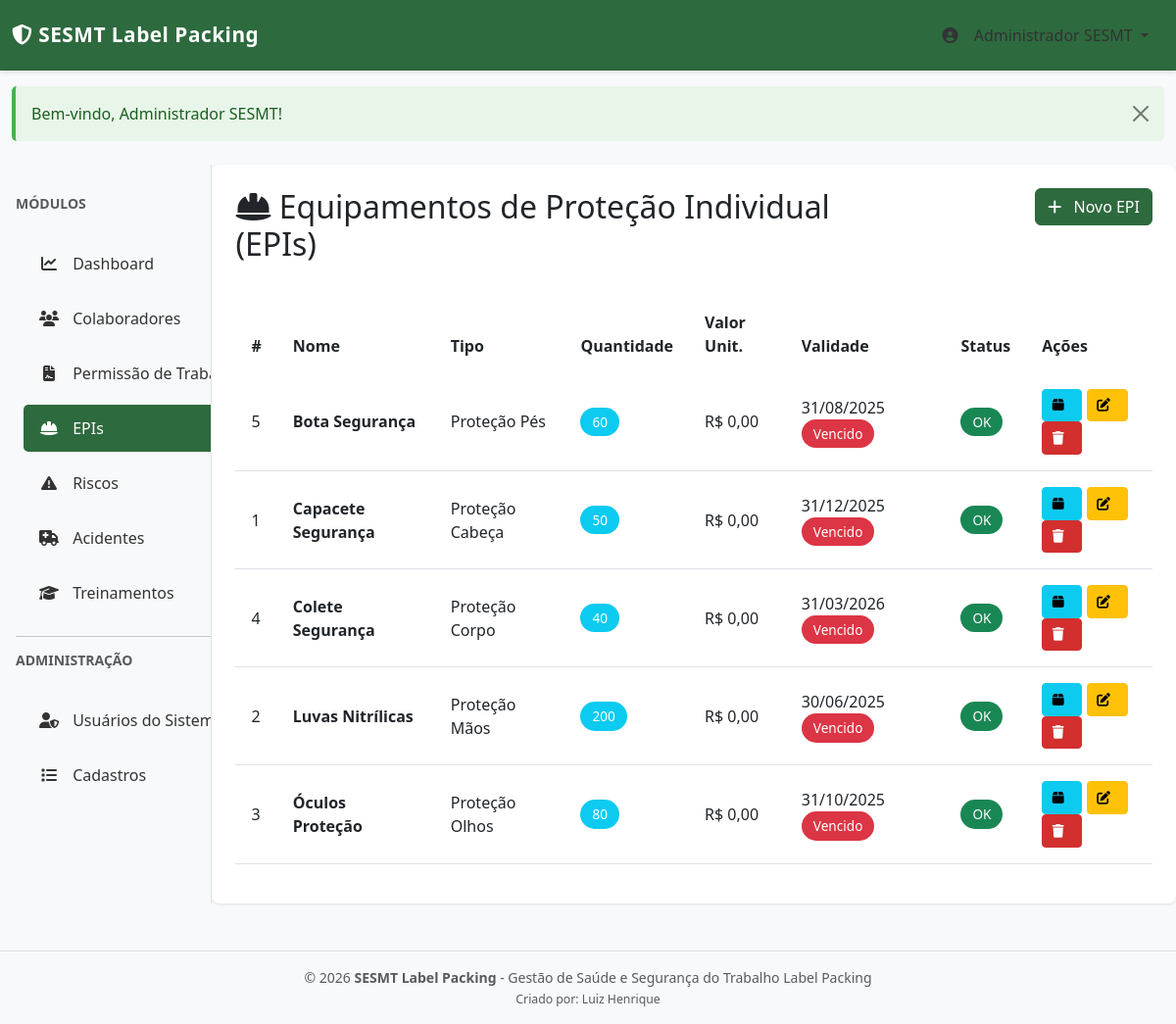
The page /index.php?page=epis (signed in) on the database its author committed.
### tables this page shows
CREATE TABLE IF NOT EXISTS epis (
    id INT PRIMARY KEY AUTO_INCREMENT,
    name VARCHAR(255) NOT NULL,
    type VARCHAR(255) NOT NULL,
    description TEXT,
    expiry_date DATE,
    quantity INT DEFAULT 0,
    unit_cost DECIMAL(10, 2),
    created_at TIMESTAMP DEFAULT CURRENT_TIMESTAMP,
    updated_at TIMESTAMP DEFAULT CURRENT_TIMESTAMP ON UPDATE CURRENT_TIMESTAMP,
    INDEX idx_type (type),
    INDEX idx_expiry_date (expiry_date)
);

### config/database.php (called while the page is built, shortened)
<?php
class Database {
    private static $instance = null;
    private $connection;
    private $host = 'localhost';
    private $db_name = 'sesmt_db';
    private $db_user = 'root';
    private $db_pass = '';
    private $charset = 'utf8mb4';
    private function connect() {
        try {
            $this->connection = new mysqli(
                $this->host,
                $this->db_user,
                $this->db_pass,
                $this->db_name
            );
            $this->connection->set_charset($this->charset);
        } catch (Exception $e) {
            die("Erro de conexão: " . $e->getMessage() .
                "<br><br>Verifique se o MySQL está rodando e se o banco 'sesmt_db' foi criado.<br>" .
                "Importe o arquivo database.sql via phpMyAdmin.");
        }
    }
    public static function getInstance() {
        if (self::$instance === null) {
            self::$instance = new self();
        }
        return self::$instance;
    }
    public function execute($query, $params = [], $types = '') {
        $stmt = $this->connection->prepare($query);
        if (!empty($params)) {
            $stmt->bind_param($types, ...$params);
        }
        if (!$stmt->execute()) {
            throw new Exception("Erro ao executar query: " . $stmt->error);
        }
        return $stmt;
    }
    public function fetchAll($query, $params = [], $types = '') {
        $stmt = $this->execute($query, $params, $types);
        $result = $stmt->get_result();
        $data = [];
        while ($row = $result->fetch_assoc()) {
            $data[] = $row;
        }
        return $data;
    }
    public function fetchOne($query, $params = [], $types = '') {
        $stmt = $this->execute($query, $params, $types);
        $result = $stmt->get_result();
        $data = $result->fetch_assoc();
        return $data;
    }
}
?>

### models/EPI.php (called while the page is built, shortened)
<?php
class EPI {
    public function getAll($limit = null, $offset = 0) {
        $query = "SELECT * FROM epis ORDER BY name ASC";
        $params = [];
        $types = '';
        if ($limit) {
            $query .= " LIMIT ? OFFSET ?";
            $params[] = $limit;
            $params[] = $offset;
            $types = 'ii';
        }
        return Database::getInstance()->fetchAll($query, $params, $types);
    }
    public function count() {
        $query = "SELECT COUNT(*) as total FROM epis";
        $result = Database::getInstance()->fetchOne($query);
        return $result ? $result['total'] : 0;
    }
}
?>

### views/epis/list.php (the view, shortened to what this page needs)
<div class="row mb-4">
    <div class="col-md-8">
        <h2><i class="fas fa-hard-hat"></i> Equipamentos de Proteção Individual (EPIs)</h2>
    </div>
    <div class="col-md-4 text-end">
        <a href="<?php echo APP_URL; ?>/index.php?page=epis&action=create" class="btn btn-primary">
            <i class="fas fa-plus"></i> Novo EPI
        </a>
    </div>
</div>
<div class="table-responsive">
    <table class="table table-hover">
        <thead>
            <tr>
                <th>#</th>
                <th>Nome</th>
                <th>Tipo</th>
                <th>Quantidade</th>
                <th>Valor Unit.</th>
                <th>Validade</th>
                <th>Status</th>
                <th>Ações</th>
            </tr>
        </thead>
        <tbody>
            <?php if (empty($epis)): ?>
                <tr>
                    <td colspan="8" class="text-center text-muted py-4">Nenhum EPI cadastrado</td>
                </tr>
            <?php else: ?>
                <?php foreach ($epis as $e): ?>
                    <tr>
                        <td><?php echo $e['id']; ?></td>
                        <td><strong><?php echo htmlspecialchars($e['name']); ?></strong></td>
                        <td><?php echo htmlspecialchars($e['type']); ?></td>
                        <td><span class="badge bg-info"><?php echo $e['quantity']; ?></span></td>
                        <td><?php echo formatMoney($e['unit_cost']); ?></td>
                        <td>
                            <?php
                            if (isset($e['expiry_date']) && $e['expiry_date']) {
                                echo formatDate($e['expiry_date']);
                                if (isExpired($e['expiry_date'])) {
                                    echo ' <span class="badge bg-danger">Vencido</span>';
                                } elseif (isExpiringSoon($e['expiry_date'], 30)) {
                                    echo ' <span class="badge bg-warning">Vencendo</span>';
                                }
                            } else {
                                echo '-';
                            }
                            ?>
                        </td>
                        <td>
                            <?php if ($e['quantity'] <= 5): ?>
                                <span class="badge bg-danger">Em Falta</span>
                            <?php else: ?>
                                <span class="badge bg-success">OK</span>
                            <?php endif; ?>
                        </td>
                        <td>
                            <a href="<?php echo APP_URL; ?>/index.php?page=epis&action=delivery&id=<?php echo $e['id']; ?>"
                               class="btn btn-sm btn-info" title="Entregar EPI">
                                <i class="fas fa-box"></i>
                            </a>
                            <a href="<?php echo APP_URL; ?>/index.php?page=epis&action=edit&id=<?php echo $e['id']; ?>"
                               class="btn btn-sm btn-warning" title="Editar">
                                <i class="fas fa-edit"></i>
                            </a>
                            <button class="btn btn-sm btn-danger"
                                    onclick="deleteItem(<?php echo $e['id']; ?>, 'EPI')"
                                    title="Deletar">
                                <i class="fas fa-trash"></i>
                            </button>
                        </td>
                    </tr>
                <?php endforeach; ?>
            <?php endif; ?>
        </tbody>
    </table>
</div>

### assets/css/style.css (style rules this page uses)
:root { --sesmt-green: #2d6a3e; --sesmt-red: #d32f2f; --sesmt-yellow: #f57c00; --sesmt-light: #f5f5f5; --sesmt-dark: #1a1a1a; }
body { background-color: #f8f9fa; font-family: 'Segoe UI', Tahoma, Geneva, Verdana, sans-serif; }
.table { border-collapse: collapse; }
.table thead { background-color: var(--sesmt-green); color: white; }
.table thead th { border: none; padding: 1rem; font-weight: 600; }
.table tbody tr { transition: background-color 0.2s ease; }
.table tbody td { padding: 1rem; vertical-align: middle; }
.btn-primary { background-color: var(--sesmt-green); border-color: var(--sesmt-green); }
.btn-danger { background-color: var(--sesmt-red); border-color: var(--sesmt-red); }
.btn-sm { padding: 0.35rem 0.6rem; font-size: 0.85rem; }
.btn i { margin-right: 0.5rem; }
.badge { padding: 0.5rem 0.75rem; border-radius: 20px; font-size: 0.85rem; font-weight: 500; }

### views/layouts/header.php (style rules this page uses)
:root { --sesmt-green: #2d6a3e; --sesmt-red: #d32f2f; --sesmt-light: #f5f5f5; }

### rows shown on the page
epis: id "5", name "Bota Segurança", type "Proteção Pés", quantity "60", unit_cost "R$ 0,00", expiry_date "31/08/2025", shows "Vencido", shows "OK"
epis: id "1", name "Capacete Segurança", type "Proteção Cabeça", quantity "50", unit_cost "R$ 0,00", expiry_date "31/12/2025", shows "Vencido", shows "OK"
epis: id "4", name "Colete Segurança", type "Proteção Corpo", quantity "40", unit_cost "R$ 0,00", expiry_date "31/03/2026", shows "Vencido", shows "OK"
epis: id "2", name "Luvas Nitrílicas", type "Proteção Mãos", quantity "200", unit_cost "R$ 0,00", expiry_date "30/06/2025", shows "Vencido", shows "OK"
epis: id "3", name "Óculos Proteção", type "Proteção Olhos", quantity "80", unit_cost "R$ 0,00", expiry_date "31/10/2025", shows "Vencido", shows "OK"

### other values the page prints
APP_NAME "SESMT Label Packing"
$user['name'] "Administrador SESMT"
APP_CREATOR "Luiz Henrique"
